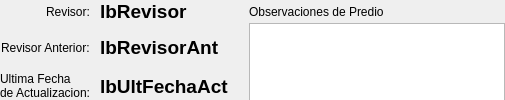
     <widget class="QWidget" name="widget_3" native="true">
      <property name="minimumSize">
       <size>
        <width>0</width>
        <height>100</height>
       </size>
      </property>
      <property name="maximumSize">
       <size>
        <width>16777215</width>
        <height>100</height>
       </size>
      </property>
      <layout class="QGridLayout" name="gridLayout_2">
       <property name="leftMargin">
        <number>0</number>
       </property>
       <property name="topMargin">
        <number>0</number>
       </property>
       <property name="rightMargin">
        <number>0</number>
       </property>
       <property name="bottomMargin">
        <number>0</number>
       </property>
       <property name="spacing">
        <number>0</number>
       </property>
       <item row="0" column="4">
        <widget class="QLabel" name="label_86">
         <property name="minimumSize">
          <size>
           <width>20</width>
           <height>0</height>
          </size>
         </property>
         <property name="maximumSize">
          <size>
           <width>20</width>
           <height>16777215</height>
          </size>
         </property>
         <property name="text">
          <string/>
         </property>
        </widget>
       </item>
       <item row="0" column="0" alignment="Qt::AlignRight">
        <widget class="QLabel" name="label_61">
         <property name="text">
          <string>Revisor:   </string>
         </property>
        </widget>
       </item>
       <item row="0" column="5">
        <widget class="QLabel" name="label_102">
         <property name="text">
          <string>Observaciones de Predio</string>
         </property>
        </widget>
       </item>
       <item row="1" column="5">
        <widget class="QPlainTextEdit" name="pteObservaciones">
         <property name="minimumSize">
          <size>
           <width>0</width>
           <height>80</height>
          </size>
         </property>
         <property name="maximumSize">
          <size>
           <width>16777215</width>
           <height>80</height>
          </size>
         </property>
         <property name="font">
          <font>
           <pointsize>14</pointsize>
           <weight>75</weight>
           <bold>true</bold>
          </font>
         </property>
         <property name="backgroundVisible">
          <bool>false</bool>
         </property>
        </widget>
       </item>
       <item row="0" column="1">
        <widget class="QLabel" name="lbRevisor">
         <property name="font">
          <font>
           <pointsize>14</pointsize>
           <weight>75</weight>
           <bold>true</bold>
          </font>
         </property>
         <property name="text">
          <string>lbRevisor</string>
         </property>
        </widget>
       </item>
       <item row="1" column="0" alignment="Qt::AlignRight">
        <widget class="QLabel" name="label_99">
         <property name="text">
          <string>Revisor Anterior:   </string>
         </property>
        </widget>
       </item>
       <item row="2" column="0" alignment="Qt::AlignRight">
        <widget class="QLabel" name="label_100">
         <property name="text">
          <string>Ultima Fecha
de Actualizacion:   </string>
         </property>
        </widget>
       </item>
       <item row="1" column="1">
        <widget class="QLabel" name="lbRevisorAnt">
         <property name="font">
          <font>
           <pointsize>14</pointsize>
           <weight>75</weight>
           <bold>true</bold>
          </font>
         </property>
         <property name="text">
          <string>lbRevisorAnt</string>
         </property>
        </widget>
       </item>
       <item row="2" column="1">
        <widget class="QLabel" name="lbUltFechaAct">
         <property name="font">
          <font>
           <pointsize>14</pointsize>
           <weight>75</weight>
           <bold>true</bold>
          </font>
         </property>
         <property name="text">
          <string>lbUltFechaAct</string>
         </property>
        </widget>
       </item>
      </layout>
     </widget>
